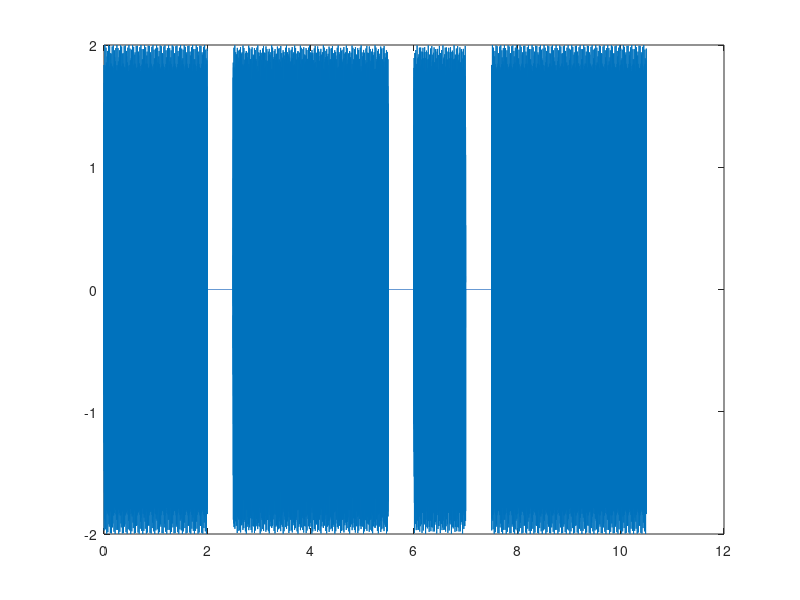

This figure's MATLAB source: (Note: this script raises an error after producing the figure.)
clear all;close all;
%row = [1 3 2 1];
% load data
x = load('sygnalDtmf.dat');

% signal parameters
fs = 4096;
ts = 1/fs;
% time vector
t = (0 : length(x) - 1) * ts;
% plot the signal
plot(t, x);

% lower frequencies vector
fLow = [697, 770, 852, 941];
% higher frequencies vector
fHigh = [1209, 1336, 1477, 1633];

% ------------------------------------
% put your additional variables here
indexLow = 0;
indexHigh = 0;
% end
% ------------------------------------

% window length - adjust to get optimal results
Nw = 2048;
% sliding window of length Nw
for k = 1 : length(x) - Nw + 1
    % current signal fragment
    curx = x(k : k + Nw - 1);
   
    % ------------------------------------
    % put your code to detect buttons here
    curX = fft(curx);
    for i = 1:4
        fl = fLow(i);
        Kl = round(fl*Nw*ts);
        Al = (2*abs(curX(Kl+1)))/Nw;
        if Al>0.4
            indexLow = i;
        end
    end
    for m = 1:4
          fh = fHigh(m);
          Kh = round(fh*Nw*ts);
          Ah = (2*abs(curX(Kh+1)))/Nw;
          if Ah > 0.4 
              indexHigh = m;
          end
    end
    
    low(k,:) = indexLow;
    high(k,:) = indexHigh;
  
end

newLow = low(1);
for i = 2:length(low)
    if low(i) ~= low(i-1) && i < length(low)
        newLow = [newLow low(i)];
    end
end

newHigh = high(1);
for i = 2:length(high)
    if high(i) ~= high(i-1) && i < length(high)
        newHigh = [newHigh high(i)];
    end
end

buttonsPressed = buttonDetect(newLow,newHigh);


        



    







